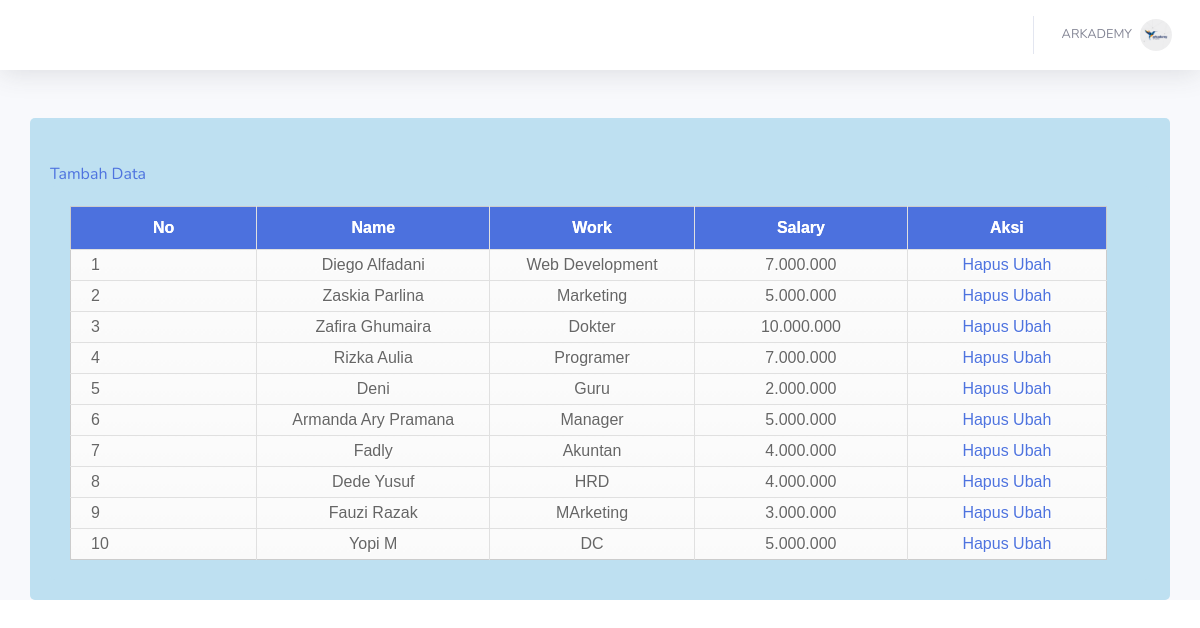
The page / on the database its author committed.
### tables this page shows
CREATE TABLE `query` (
  `id` int(11) NOT NULL,
  `name` varchar(30) NOT NULL,
  `work` varchar(30) NOT NULL,
  `salary` varchar(30) NOT NULL
);

### index.php (the view, shortened to what this page needs)
<!DOCTYPE html>
<html lang="en">
<head>
  <link href="vendor/fontawesome-free/css/all.min.css" rel="stylesheet" type="text/css">
  <link href="css/sb-admin-2.min.css" rel="stylesheet">
</head>
<body id="page-top">
  <div id="wrapper">
    <div id="content-wrapper" class="d-flex flex-column">
      <div id="content">
        <nav class="navbar navbar-expand navbar-light bg-white topbar mb-4 static-top shadow">
          <ul class="navbar-nav ml-auto">
            <li class="nav-item dropdown no-arrow">
              <a class="nav-link dropdown-toggle" href="#" id="userDropdown" role="button" data-toggle="dropdown" aria-haspopup="true" aria-expanded="false">
                <span class="mr-2 d-none d-lg-inline text-gray-600 small">ARKADEMY</span>
                <img class="img-profile rounded-circle" src="me.png">
              </a>
            </li>
          </ul>
        </nav>
        <div class="container-fluid">
            <div class="block">
              <div class="container"><br>
               <a href="input_query.php">Tambah Data</a>
              <div class="container">
            <table cellspacing='0'>
                <thead>
                    <tr>
                    <th>No</th>
                    <th>Name</th>
                    <th>Work</th>
                    <th>Salary</th>
                    <th>Aksi</th>
                    </tr>
                </thead>
                <?php
         include "koneksi.php";
					          $query = "SELECT * FROM query";
					          $sql = mysqli_query($connect, $query);
					          $no=1;
					          while($data = mysqli_fetch_array($sql)){
					            echo "<tr>";
					            echo "<td>$no";
					            echo "<td>".$data['name']."</td>";
					            echo "<td>".$data['work']."</td>";
					            echo "<td>".$data['salary']."</td>";
  								echo "<td><a href='hapus_query.php?id=".$data['id']."'>Hapus</a>
                  					  <a href='edit_query.php?id=".$data['id']."'>Ubah</a></td>";
					            echo "</tr>";
					            $no++;
					          }
					          ?>
          </table>
            </div>
          </div>
</body>
</html>

### index.php (style rules this page uses)
table { font-family: Arial, Helvetica, sans-serif; color: #666; text-shadow: 1px 1px 0px #fff; background: #eaebec; border: #ccc 1px solid; }
table th { padding: 9px 82px; border-left:1px solid #e0e0e0; border-bottom: 1px solid #e0e0e0; background: #4C71DE; text-shadow: 0px 0px 0px ; color: white; }
table th:first-child { border-left:none; }
table tr { text-align: center; padding-left: 20px; }
table td:first-child { text-align: left; padding-left: 20px; border-left: 0; }
table td { padding: 3px 35px; border-top: 1px solid #ffffff; border-bottom: 1px solid #e0e0e0; border-left: 1px solid #e0e0e0; background: #fafafa; background: -webkit-gradient(linear, left top, left bottom, from(#fbfbfb), to(#fafafa)); background: -moz-linear-gradient(top, #fbfbfb, #fafafa); }
table tr:last-child td { border-bottom: 0; }
table tr:last-child td:first-child { -moz-border-radius-bottomleft: 3px; -webkit-border-bottom-left-radius: 3px; border-bottom-left-radius: 3px; }
table tr:last-child td:last-child { -moz-border-radius-bottomright: 3px; -webkit-border-bottom-right-radius: 3px; border-bottom-right-radius: 3px; }
.container { border-radius: 5px; background-color: #BEE0F1; padding: 20px; }

### rows shown on the page
query: name "Diego Alfadani", work "Web Development", salary "7.000.000"
query: name "Zaskia Parlina", work "Marketing", salary "5.000.000"
query: name "Zafira Ghumaira", work "Dokter", salary "10.000.000"
query: name "Rizka Aulia", work "Programer", salary "7.000.000"
query: name "Deni", work "Guru", salary "2.000.000"
query: name "Armanda Ary Pramana", work "Manager", salary "5.000.000"
query: name "Fadly", work "Akuntan", salary "4.000.000"
query: name "Dede Yusuf", work "HRD", salary "4.000.000"
query: name "Fauzi Razak", work "MArketing", salary "3.000.000"
query: name "Yopi M", work "DC", salary "5.000.000"
